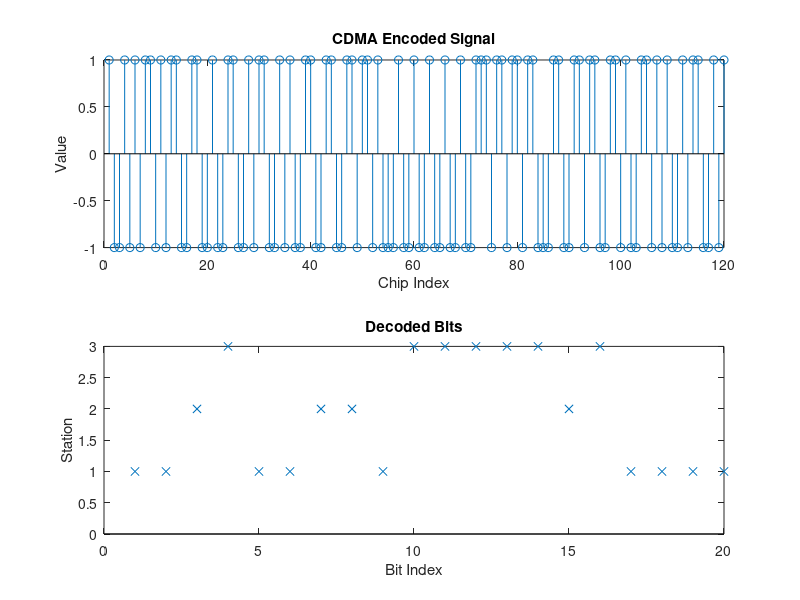

Recreate this plot in MATLAB.
clc
clear

% Generation of Random Bits
r = round(rand(1, 20));

% Chip Pattern for station A, B and C
a_one = [1 -1 -1 1 -1 1];
a_zero = -1 * a_one;
b_one = [1 1 -1 -1 1 1];
b_zero = -1 * b_one;
c_one = [1 1 -1 1 1 -1];
c_zero = -1 * c_one;

% Random Allotment of bits to stations A, B, and C
cdma_seq = [];
for counter = 1:20
    switch(randi([1 3]))
        case(1)
            if r(1, counter) == 0
                cdma_seq = [cdma_seq a_zero];
            else
                cdma_seq = [cdma_seq a_one];
            end
        case(2)
            if r(1, counter) == 0
                cdma_seq = [cdma_seq b_zero];
            else
                cdma_seq = [cdma_seq b_one];
            end
        case(3)
            if r(1, counter) == 0
                cdma_seq = [cdma_seq c_zero];
            else
                cdma_seq = [cdma_seq c_one];
            end
    end
end

% Plot the CDMA encoded signal
figure;
subplot(2, 1, 1);
stem(cdma_seq, 'Marker', 'o');
title('CDMA Encoded Signal');
xlabel('Chip Index');
ylabel('Value');

% Decoding the Signal
cntr = 0;
decoded_bits = zeros(1, 20);
for selector = 1:6:120
    cntr = cntr + 1;
    temp = [cdma_seq(1, selector) cdma_seq(1, selector + 1) cdma_seq(1, selector + 2) ...
        cdma_seq(1, selector + 3) cdma_seq(1, selector + 4) cdma_seq(1, selector + 5)];
    result1 = dot(a_one, temp);
    result2 = dot(b_one, temp);
    result3 = dot(c_one, temp);
    
    if (result1 == 6) || (result1 == -6)
        fprintf('\nThe bit # %d is from Station A', cntr);
        decoded_bits(cntr) = 1;
    else
        if (result2 == 6) || (result2 == -6)
            fprintf('\nThe bit # %d is from Station B', cntr);
            decoded_bits(cntr) = 2;
        else
            if (result3 == 6) || (result3 == -6)
                fprintf('\nThe bit # %d is from Station C', cntr);
                decoded_bits(cntr) = 3;
            end
        end
    end
end

% Plot the Decoded Bits
subplot(2, 1, 2);
stem(decoded_bits, 'Marker', 'x', 'LineStyle', 'none');
title('Decoded Bits');
xlabel('Bit Index');
ylabel('Station');
